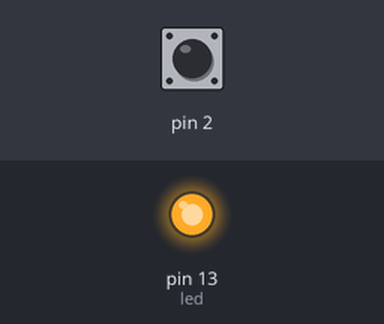
A sketch run on a simulated Arduino Uno, built with avr-gcc and run on an emulated ATmega328P. Shown: output pins drawn as LEDs (lit = HIGH). The inputs (shaded band) are chosen by the test bench; at power-on: pin 2 HIGH.

Above: at 1.2 s.
1.3 s: pin 2 pulled LOW for 0.15 s
At 2.5 s:
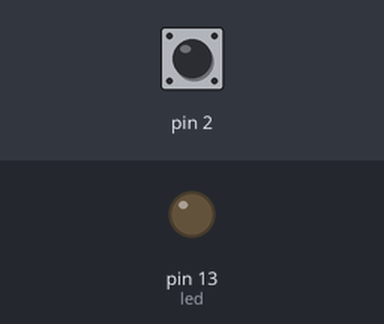
2.9 s: pin 2 pulled LOW for 1 s
At 3.6 s:
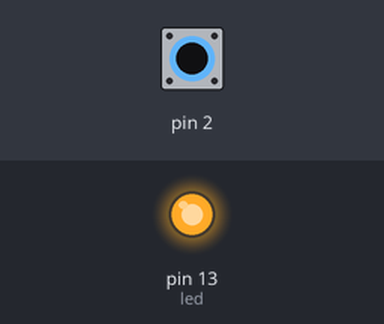
5.4 s: pin 2 pulled LOW for 3.2 s
At 6.5 s:
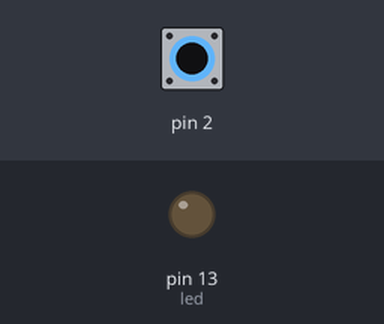
Timing chart, 0 to 8.4 s (numbered marks = the images above; inputs shaded):
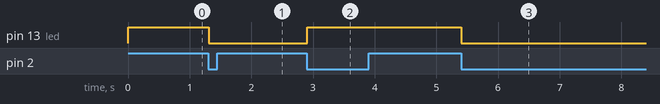

The sketch:

CapacitiveTouch.ino
```cpp
#include <CapacitiveSensor.h>

int led = 13;
long time = 0;
int state = HIGH;
boolean yes;
boolean previous = false;
int debounce = 200;
CapacitiveSensor   cs_4_2 = CapacitiveSensor(4,2);        // 10M resistor between pins 4 & 2, pin 2 is sensor pin, add a wire and or foil if desired

// To add more sensors...
//CapacitiveSensor   cs_4_6 = CapacitiveSensor(4,6);        // 10M resistor between pins 4 & 6, pin 6 is sensor pin, add a wire and or foil
//CapacitiveSensor   cs_4_8 = CapacitiveSensor(4,8);        // 10M resistor between pins 4 & 8, pin 8 is sensor pin, add a wire and or foil

void setup()
{
   cs_4_2.set_CS_AutocaL_Millis(0xFFFFFFFF);  //Calibrate the sensor...
   pinMode(led, OUTPUT);
}

void loop()
{
    long total1 =  cs_4_2.capacitiveSensor(30);

    if (total1 > 60)
    {
      yes = true;
    }
    else
    {
      yes = false;
    }

    // to toggle the state of state
    if(yes == true && previous  == false && millis() - time>debounce)
    {
       if(state == LOW)
       {
         state = HIGH;
       }
       else
         state = LOW;
       time = millis();
       }//if block
      digitalWrite(led, state);
      previous = yes;

      Serial.println(millis()-time);
      delay(10);


}
```

Measured:
- after the input at 1.3 s, pin 13 (led): HIGH → LOW at once
- after the input at 2.9 s, pin 13 (led): LOW → HIGH at once
- after the input at 5.4 s, pin 13 (led): HIGH → LOW at once
